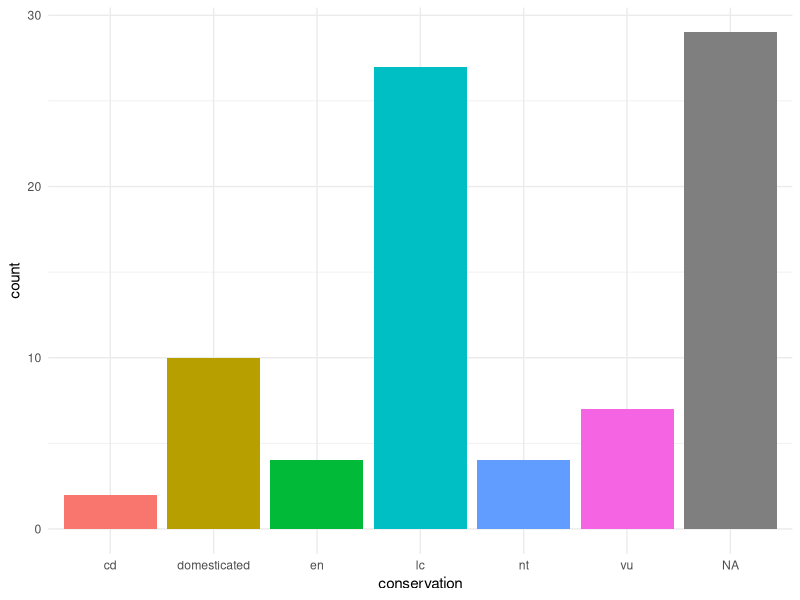
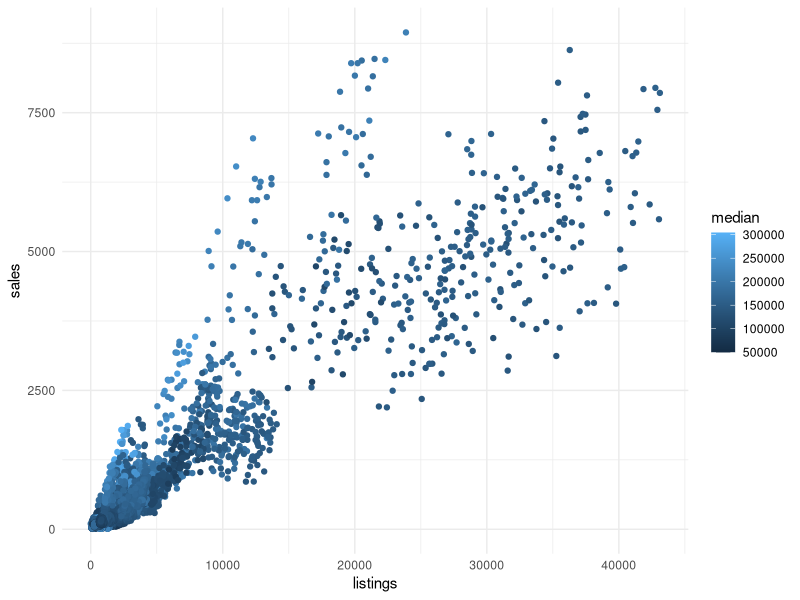
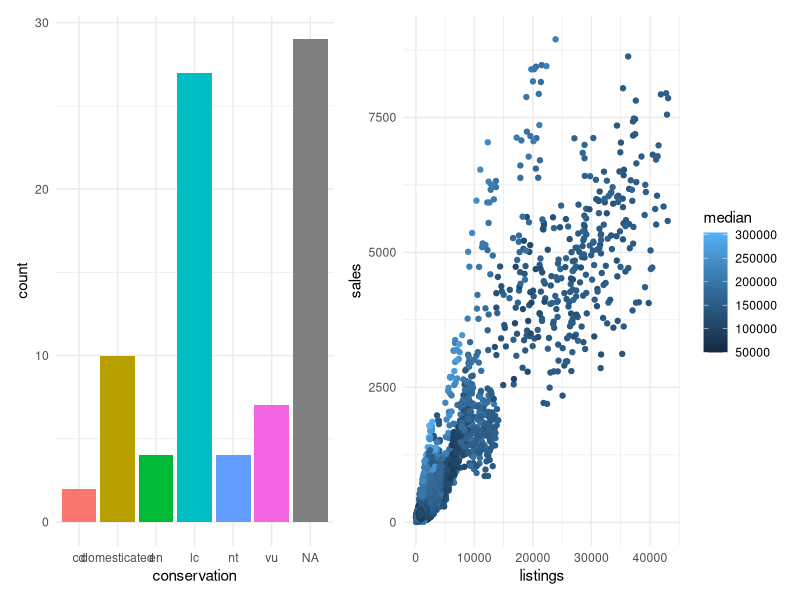

The R source for these figures, in order:
## ---- chunk 1
library(tidyverse)
library(patchwork) # to put both plots in the same image

theme_set(theme_minimal())
## ---- chunk 2
bar_chart <- ggplot(msleep, aes(conservation, fill = conservation)) + 
  geom_bar() + 
  # fill guide would just duplicate x-axis label and take up space
  guides(fill = FALSE)

bar_chart
## ---- chunk 3
scatter_plot <- ggplot(txhousing, aes(listings, sales, color = median)) +
  geom_point()

scatter_plot
## ---- chunk 4
patch <- bar_chart + scatter_plot

patch
